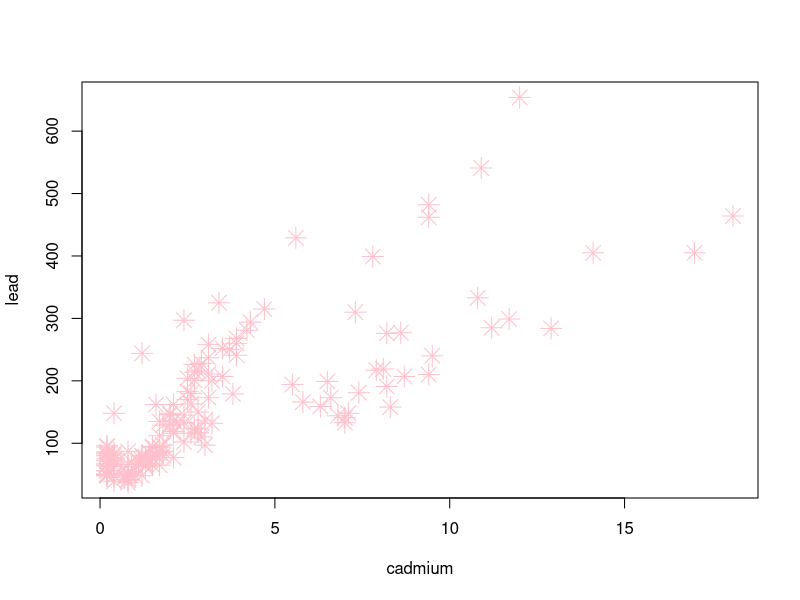
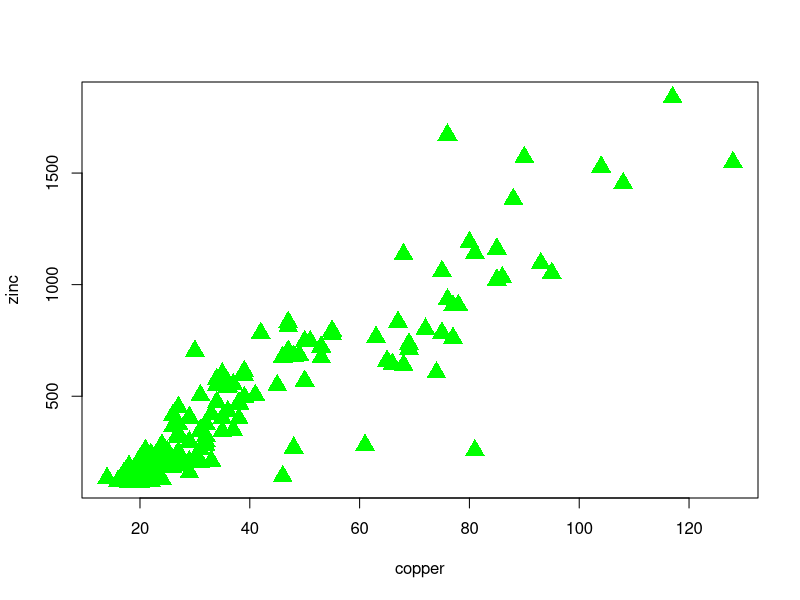
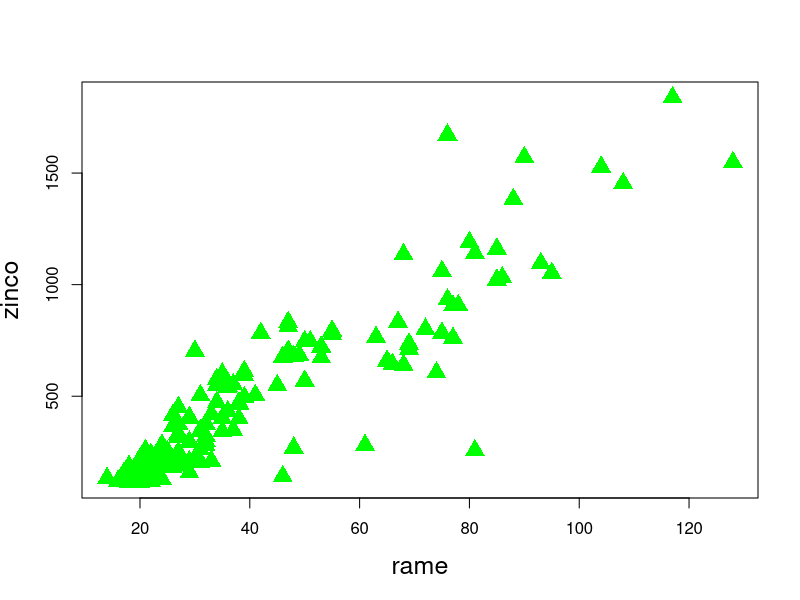
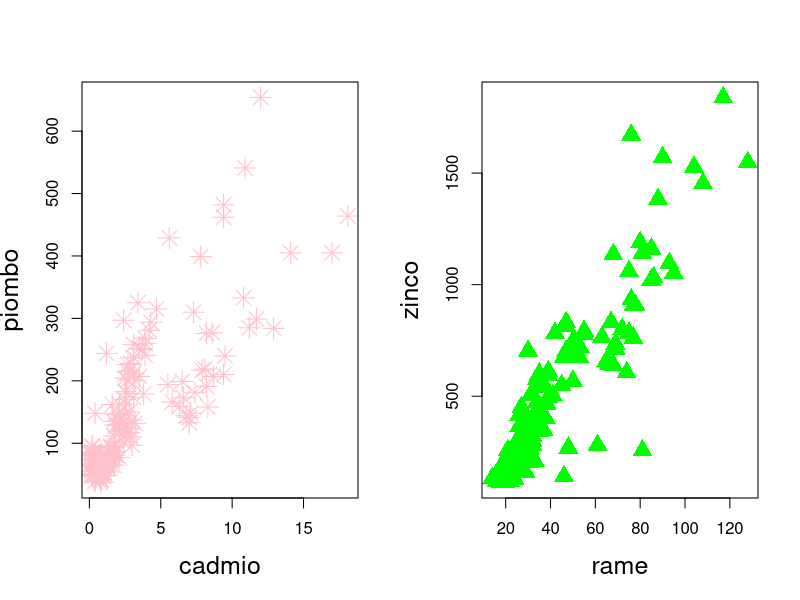
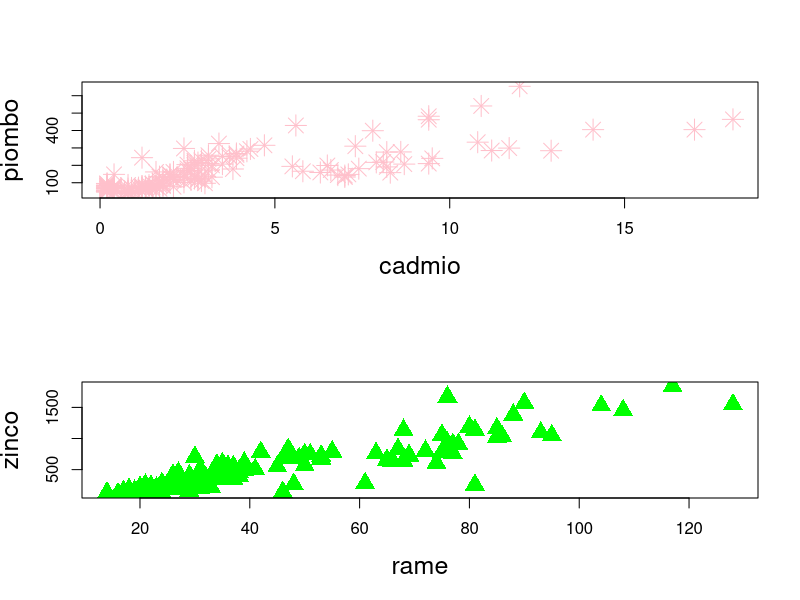
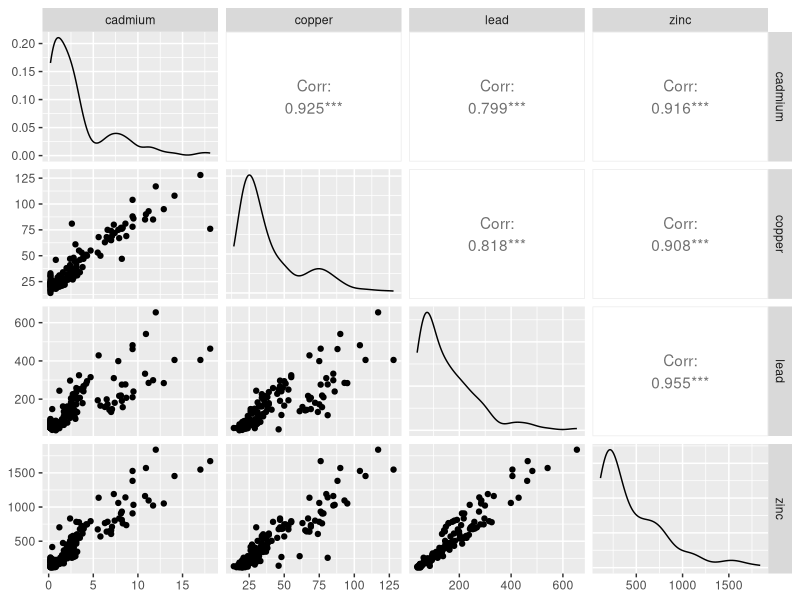
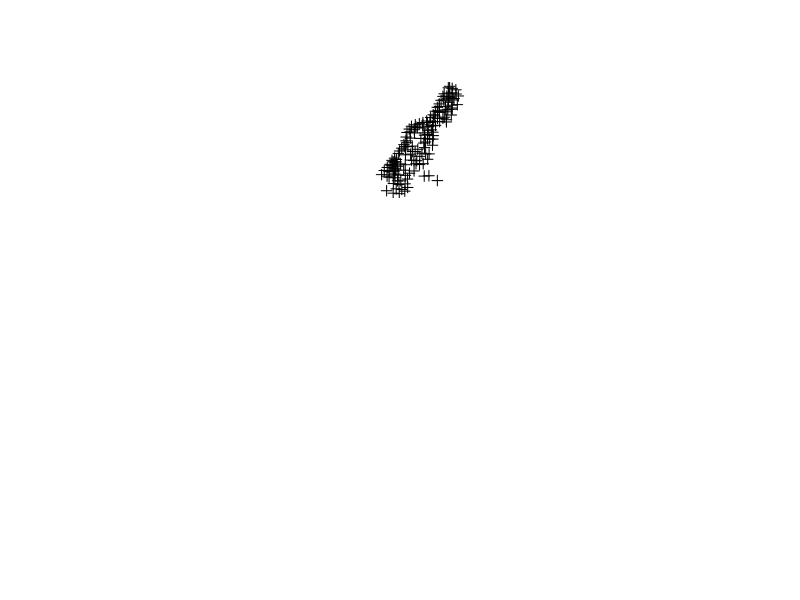
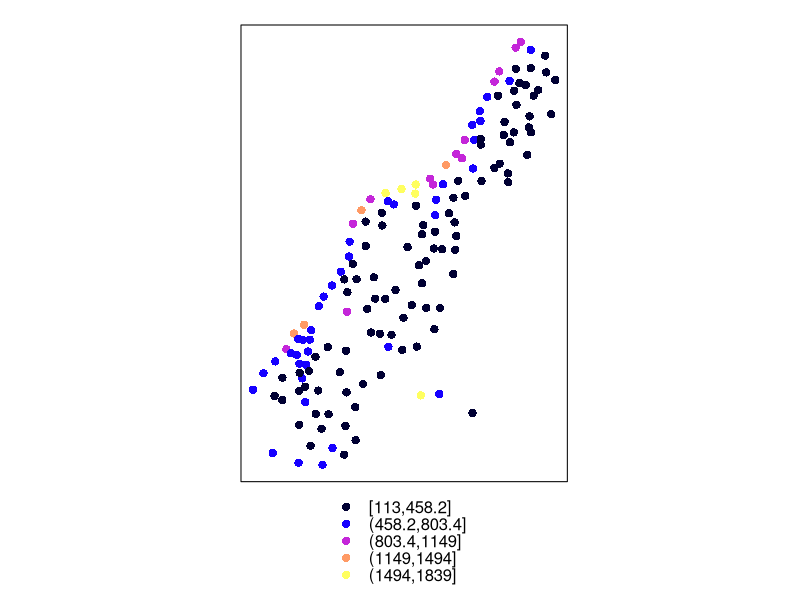

Recreate these plots in R, in order.
# R spatial: funzioni spaziali

# richiamo pacchetto "sp"
library(sp)

# dati pacchetto: "meuse"
data(meuse)
head(meuse)

# plot cadmium e lead
# per fare i plot occorre innanzitutto allegare il database (o dataframe)
attach(meuse)
plot(cadmium, lead, col="pink", pch=8, cex=2)

# Esercizio: plot di copper e zinc con simbolo triangolo (17) e colore verde
plot(copper, zinc, col="green", pch=17, cex=2)

# cambio anche le etichette (lables)
plot(copper, zinc, col="green", pch=17, cex=2, xlab="rame", ylab="zinco", cex.lab=1.5)

# creo un pannello che contenga più grafici:
# funzione "multiframe" (o "multipanel") è IMPORTANTISSIMA!
# "par" ha come argomenti i multiframe relativi a righe e colonne (row)
# "c" permette di inserire il numero di righe e colonne che vogliamo
# inserisco i due grafici che ho fatto
# metto in R le tre righe insieme!
par(mfrow=c(1,2))
plot(cadmium, lead, col="pink", pch=8, cex=2, xlab="cadmio", ylab="piombo", cex.lab=1.5)
plot(copper, zinc, col="green", pch=17, cex=2, xlab="rame", ylab="zinco", cex.lab=1.5)

# invertiamo i grafici riga-colonna in colonna-riga
# innanzitutto inverto numeri riga e colonna
par(mfrow=c(2,1))
plot(cadmium, lead, col="pink", pch=8, cex=2, xlab="cadmio", ylab="piombo", cex.lab=1.5)
plot(copper, zinc, col="green", pch=17, cex=2, xlab="rame", ylab="zinco", cex.lab=1.5)

# c'è pacchetto utile, un multiframe automatico: "GGally"
# lo installo e lo richiamo
install.packages("GGally")
library(GGally)

# faccio multipannello con tante variabili
# uso una funzione interna a GGally
# scelgo un subset (un pezzettino), perché altrimenti è troppo grande:
# seleziono solo le prime quattro colonne, relative agli elementi (dalla terza alla sesta)
# "3:6" si può anche scrivere "3-6"
ggpairs(meuse[,3:6])

# ci dà un grafico con distribuzione di frequenza dati
# mette plot variabili: piombo rispetto alle altre ecc.
# probabilmente usa coefficiente di Spearman, ossia coeff. varia da -1 a 1
# 1: correlate in maniera positiva; -1: corr. negativamente; 0: non correlate
# per vedere come funzione è scritta basta digitarla e premere invio

# facciamo parte spaziale (!!)
# per prima cosa dobbiamo dirgli che "meuse" ha coordinate: "x" e "y"
# la funzione usa "=" per fare l'associazione
head(meuse)
coordinates(meuse)=~x+y

# mettiamo funzione "plot" e ottengo distribuzione nello spazio dei nostri dati
plot(meuse)

# metto grafico all'interno di "sp"
# variabili vanno scritte tra virgolette, perché fa link dall'esterno
spplot(meuse, "zinc")

# abbiamo creato il nostro primo grafico spaziale!!! :D
# zona centrale è un fiume (infatti c'è un meandro): fiume è molto inquinato e c'è presenza di zinco
# zinco si disperde velocemente
# ma vicino all'acqua valori sono molto alti
